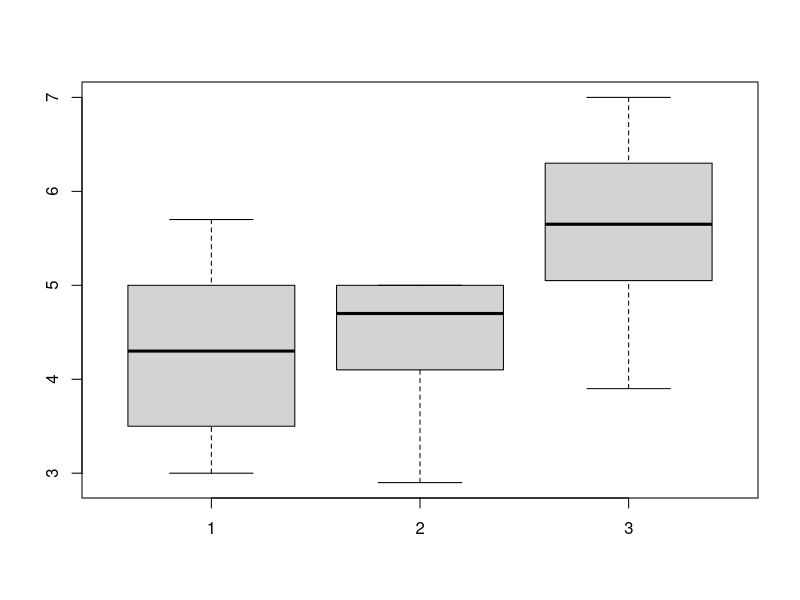
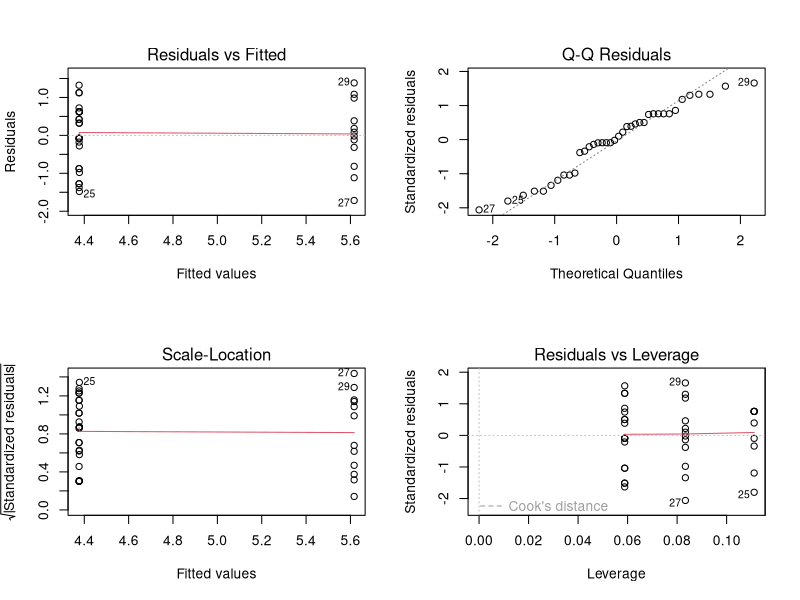
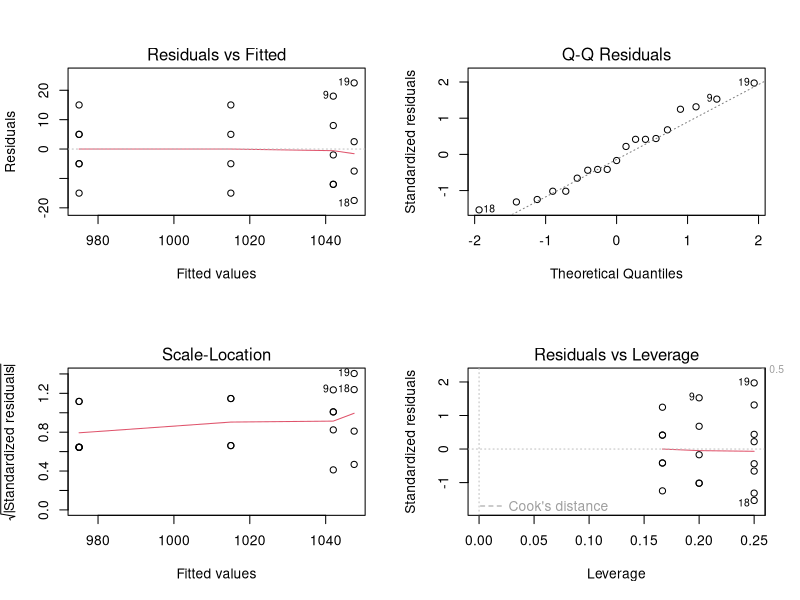

The R source for these figures, in order:
#Q1
#a)
R1=c(3.1,3.5,4.8,3.1,5.5,5.0,4.8,4.3,4.7,4.3,5.1,3.0,4.3,5.5,4.2,3.5,5.7)
R2=c(4.3,3.4,5.0,4.1,4.7,5.0,5.0,2.9,5.0)
R3=c(3.9,4.5,7.0,6.7,5.8,5.6,4.8,5.5,6.6,5.3,5.7,6.0)
p=boxplot(R1,R2,R3)
p

#b)
n1=17
n2=9
n3=12
n=n1+n2+n3
k=3
p=k+1
x=matrix(c(rep(1,n1+n2+n3),rep(1,n1),rep(0,n2+n3),rep(0,n1),rep(1,n2),rep(0,n3),rep(0,n1+n2),rep(1,n3)),ncol=4,byrow=FALSE)
x
s=t(x)%*%x
library(MASS)
library(Matrix)
r=qr(x)$rank
r
ifelse(r<p,"Non full rank model","Full rank model")
G=ginv(s)
H=G%*%s
# To check the estimability condition of alpha1-alpha2
l1=matrix(c(0,1,-1,0),nrow=4)
t(l1)
zapsmall(t(l1)%*%H)
# To check the estimability condition of mu+alpha1
l2=matrix(c(1,1,0,0),nrow=4)
t(l2)
zapsmall(t(l2)%*%H)

#c)
#To construct ANOVA table
Y=matrix(c(R1,R2,R3),nrow=n)
beta_hat=G%*%t(x)%*%Y
beta_hat
SST=t(beta_hat)%*%t(x)%*%Y - n*mean(Y)^2
e=Y-x%*%beta_hat
SSE=t(e)%*%e
TSS=SST+SSE
MST=SST/(r-1)
MSE=SSE/(n-r)
F_cal=MST/MSE
F_cal
F_table=qf(0.05,r-1,n-r,lower.tail = F)
F_table
ifelse(F_cal>F_table,"Reject H0","Fails to reject H0")
p_val=pf(F_cal,r-1,n-r,lower.tail = F)
ANOVA_table=data.frame(Source=c("Treatment","Error","Total"),
                       df=c(r-1,n-r,n-1),
                       SS=c(SST,SSE,TSS),
                       MS=c(MST,MSE,"-"),
                       F_=c(F_cal,"-","-"),
                       P_value=c(p_val,"-","-"))
ANOVA_table
Region=c(rep("R1",n1),rep("R2",n2),rep("R3",n3))
Model.fit=aov(Y~Region)
S=summary(Model.fit)
S
library(car)
leveneTest(Model.fit)
shapiro.test(e)
par(mfrow=c(2,2))
plot(Model.fit)
TukeyHSD(Model.fit,conf.level=0.95)

#Q2)
A=c(1020,1010,1030,1000)
B=c(1030,1040,1050,1030,1060)
C=c(990,980,970,960,970,980)
D=c(1040,1050,1030,1070)
n1=4
n2=5
n3=6
n4=4
n=n1+n2+n3+n4
k=4
p=k+1
x=matrix(c(rep(1,n),rep(1,n1),rep(0,n2+n3+n4),rep(0,n1),rep(1,n2),rep(0,n3+n4),rep(0,n1+n2),rep(1,n3),rep(0,n4),rep(0,n1+n2+n3),rep(1,n4)),ncol=5,byrow = F)
x
r=qr(x)$rank
r
ifelse(r<p,"Non full rank model","Full rank model")
s=t(x)%*%x
G=ginv(s)
Y=matrix(c(A,B,C,D),nrow=n)
beta_hat=G%*%t(x)%*%Y
beta_hat
SST=t(beta_hat)%*%t(x)%*%Y - n*mean(Y)^2
e=Y-x%*%beta_hat
SSE=t(e)%*%e
TSS=SST+SSE
MST=SST/(r-1)
MSE=SSE/(n-r)
F_cal=MST/MSE
F_cal
F_table=qf(0.05,r-1,n-r,lower.tail = F)
F_table
ifelse(F_cal>F_table,"Reject H0","Fails to reject H0")
p_val=pf(F_cal,r-1,n-r,lower.tail = F)
ANOVA_tab=data.frame(Source=c("Treatment","Error","Total"),
                     df=c(r-1,n-r,n-1),
                     SS=c(SST,SSE,TSS),
                     MS=c(MST,MSE,"-"),
                     F_=c(F_cal,"-","-"),
                     P_value=c(p_val,"-","-"))
ANOVA_tab
Region=c(rep("A",n1),rep("B",n2),rep("C",n3),rep("D",n4))
Model.fit=aov(Y~Region)
S=summary(Model.fit)
S
library(car)
leveneTest(Model.fit)
shapiro.test(e)
par(mfrow=c(2,2))
plot(Model.fit)
TukeyHSD(Model.fit,conf.level=0.95)
